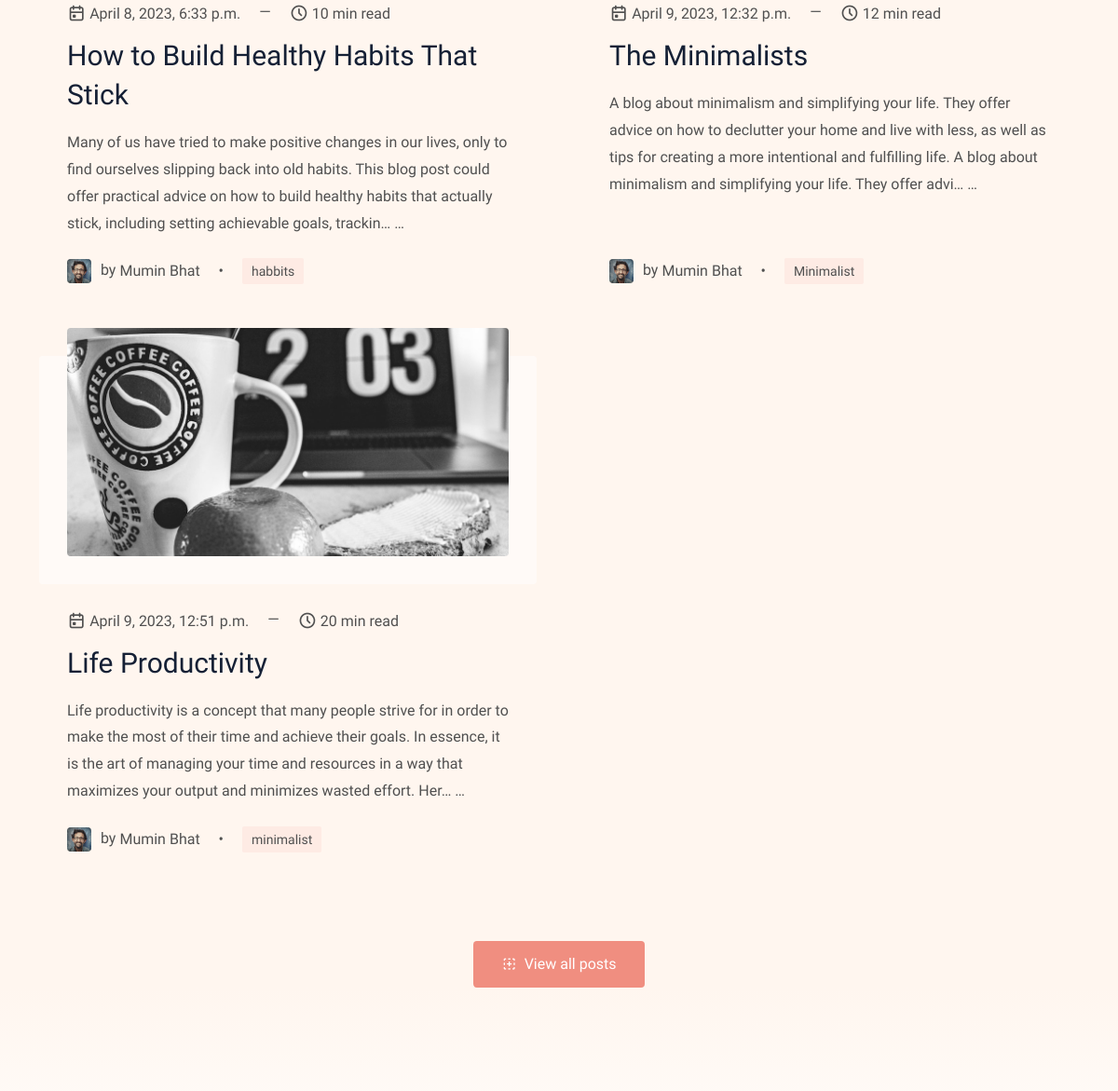
The app's page / (middle part), older data.
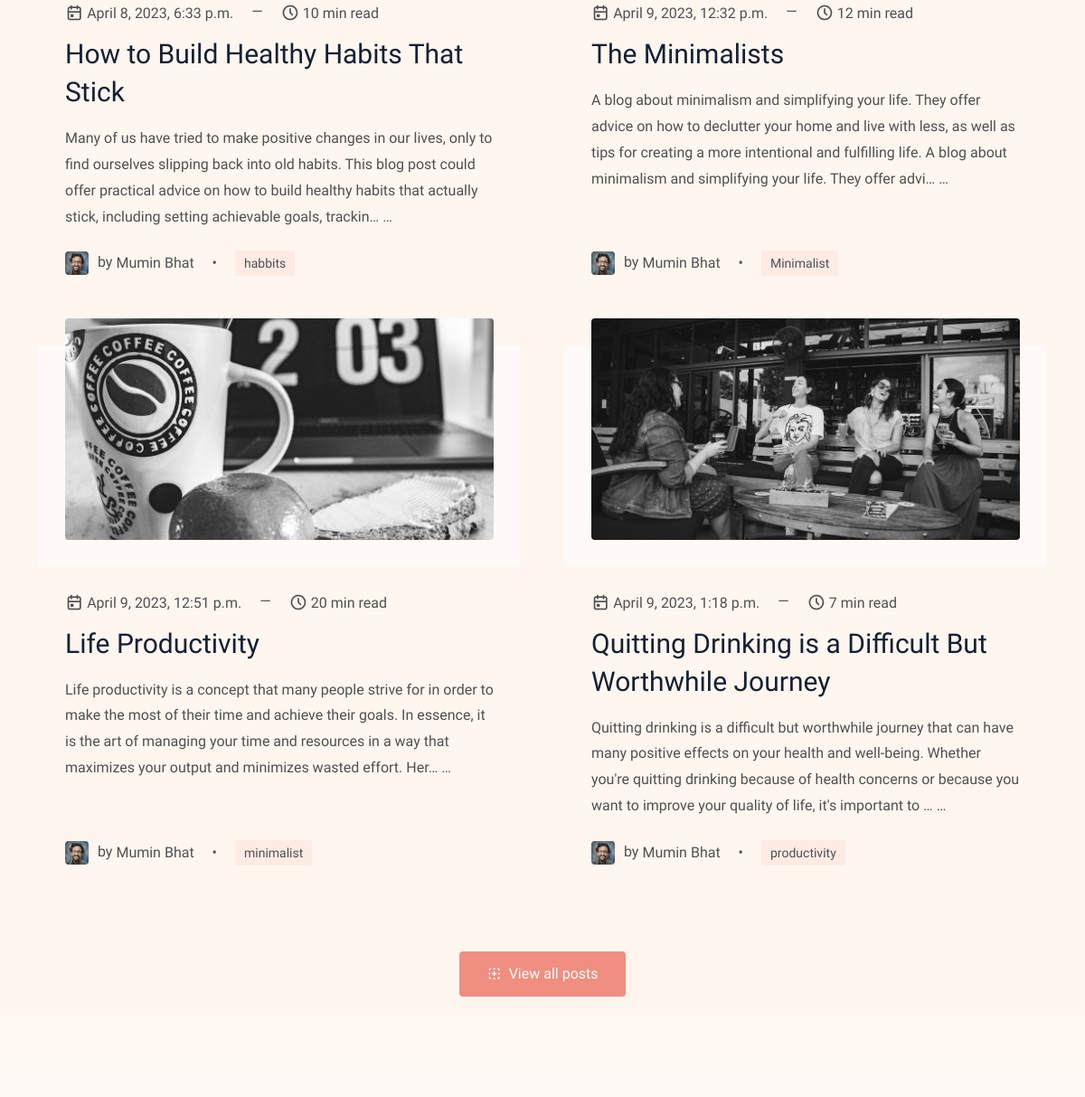
The same page, newer data.
### blog/models.py (models this page shows, shortened)
class Blog(models.Model):
    sno = models.AutoField(primary_key=True)
    slug = models.CharField(max_length=250,
                            unique=True)
    title = models.CharField(max_length=255)
    author = models.CharField(max_length=255)
    read_time = models.IntegerField()
    publish = models.DateTimeField(default=timezone.now)
    hero_image = models.ImageField(blank=True)
    content = models.TextField()
    tags = models.CharField(max_length=100)

### home/views.py (the view)
# urls.py: path('', views.home),
def home(request):
    allblog = Blog.objects.all()
    context = {'allblog':allblog}
    if request.method == "POST":
        email = request.POST['nwseml']
        newsletter = Newsletter(email=email)
        newsletter.save()
    return render(request, 'index.html', context)

### home/templates/index.html (shortened to what this page needs)
{% load static %}
{% include "header.html" %}
<section>
  <div class="container">
    <div class="row gy-5 gx-4 g-xl-5">
      {% for blog in allblog %}
      <div class="col-lg-6">
        <article class="card post-card h-100 border-0 bg-transparent">
          <div class="card-body">
            <a class="d-block" href="blog/{{blog.slug}}" title="The AGI hype train is running out of steam">
              <div class="post-image position-relative">
                <img class="w-100 h-auto rounded" src="{{blog.hero_image.url}}" alt="The AGI hype train is running out of steam" width="970" height="500">
              </div>
            </a>
            <ul class="card-meta list-inline mb-3">
              <li class="list-inline-item mt-2">
                <i class="ti ti-calendar-event"></i>
                <span>{{blog.publish}}</span>
              </li>
              <li class="list-inline-item mt-2">&mdash;</li>
              <li class="list-inline-item mt-2">
                <i class="ti ti-clock"></i>
                <span>{{blog.read_time}} min read</span>
              </li>
            </ul>
            <a class="d-block" href="blog/{{blog.slug}}" title="The AGI hype train is running out of steam">
              <h3 class="mb-3 post-title">
                {{blog.title}}
              </h3>
            </a>
            <p>{{blog.content|truncatechars:255}} &hellip;</p>
          </div>
          <div class="card-footer border-top-0 bg-transparent p-0">
            <ul class="card-meta list-inline">
              <li class="list-inline-item mt-2">
                <a href="author-single.html" class="card-meta-author" title="Read all posts by - {{blog.author}}">
                  <img class="w-auto" src="{% static 'images/author-thomas-macaulay.jpg' %}" alt="{{blog.author}}" width="26" height="26"> by <span>{{blog.author}}</span>
                </a>
              </li>
              <li class="list-inline-item mt-2">&bull;</li>
              <li class="list-inline-item mt-2">
                <ul class="card-meta-tag list-inline">
                  <li class="list-inline-item small"><a href="">{{blog.tags}}</a></li>
                </ul>
              </li>
            </ul>
          </div>
        </article>
      </div>
      {% endfor %}
      <div class="col-12 text-center">
        <a class="btn btn-primary mt-5" href="" aria-label="View all posts"><i class="ti ti-new-section me-2"></i>View all posts</a>
      </div>
    </div>
  </div>
</section>
{% include "footer.html"%}

Row changes from the older to the newer data that the page shows:
added Blog: hero_image (picture), publish "April 9, 2023, 1:18 p.m.", read_time "7", title "Quitting Drinking is a Difficult But Worthwhile Journey", content "Quitting drinking is a difficult but worthwhile journey that can have many positive effects on your health and well-being. Whether you're quitting drinking because of health concerns or because you want to improve your quality of life, it's important to …", author "Mumin Bhat", tags "productivity"
